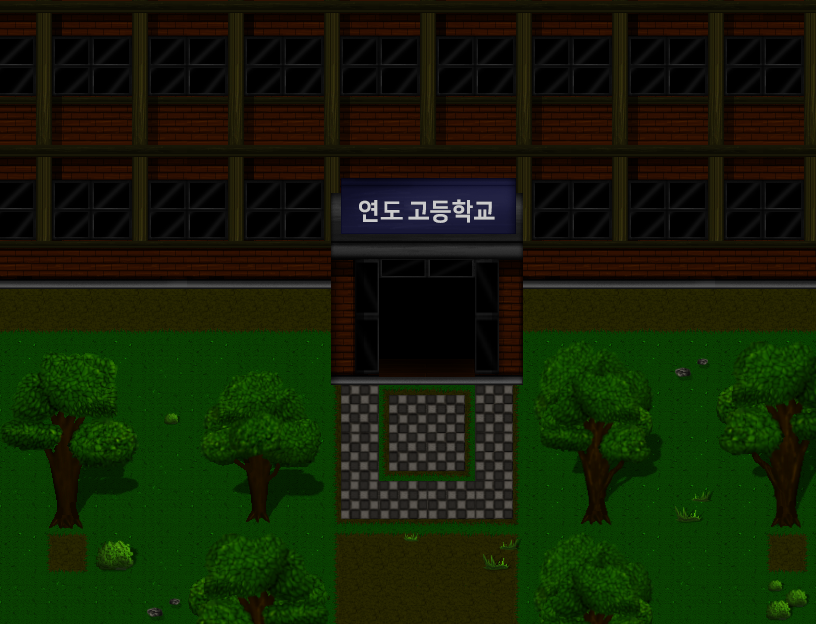

A 2D game scene composited from a Tiled map and its tileset images. What follows is a short description and the map's XML, with every tile layer's data as written:
An orthogonal 17x13 tile map with 48x48 px tiles, 1 tile layer (Tile Layer 1).

<map version="1.2" tiledversion="1.2.4" orientation="orthogonal" renderorder="right-down" width="17" height="13" tilewidth="48" tileheight="48" infinite="0" nextlayerid="2" nextobjectid="1">
 <tileset firstgid="1" source="TileSetA.tsx" />
 <layer id="1" name="Tile Layer 1" width="17" height="13">
  <data encoding="csv">
18,19,20,21,22,23,24,25,26,27,28,29,30,31,32,33,34,
35,36,37,38,39,40,41,42,43,44,45,46,47,48,49,50,51,
52,53,54,55,56,57,58,59,60,61,62,63,64,65,66,67,68,
69,70,71,72,73,74,75,76,77,78,79,80,81,82,83,84,85,
86,87,88,89,90,91,92,93,94,95,96,97,98,99,100,101,102,
103,104,105,106,107,108,109,110,111,112,113,114,115,116,117,118,119,
120,121,122,123,124,125,126,127,128,129,130,131,132,133,134,135,136,
137,138,139,140,141,142,143,144,145,146,147,148,149,150,151,152,153,
154,155,156,157,158,159,160,161,162,163,164,165,166,167,168,169,170,
171,172,173,174,175,176,177,178,179,180,181,182,183,184,185,186,187,
188,189,190,191,192,193,194,195,196,197,198,199,200,201,202,203,204,
205,206,207,208,209,210,211,212,213,214,215,216,217,218,219,220,221,
222,223,224,225,226,227,228,229,230,231,232,233,234,235,236,237,238
</data>
 </layer>
</map>
